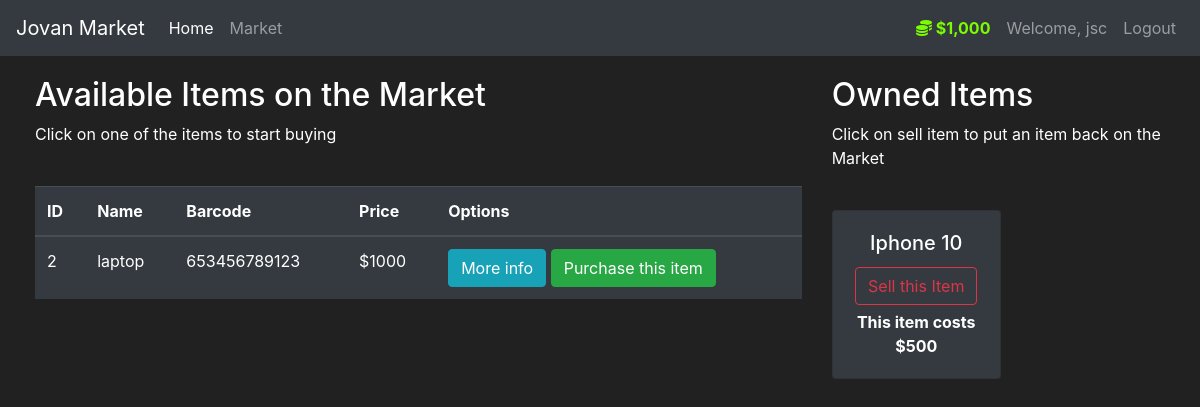
/market (signed in), run on an earlier commit of the app's database.
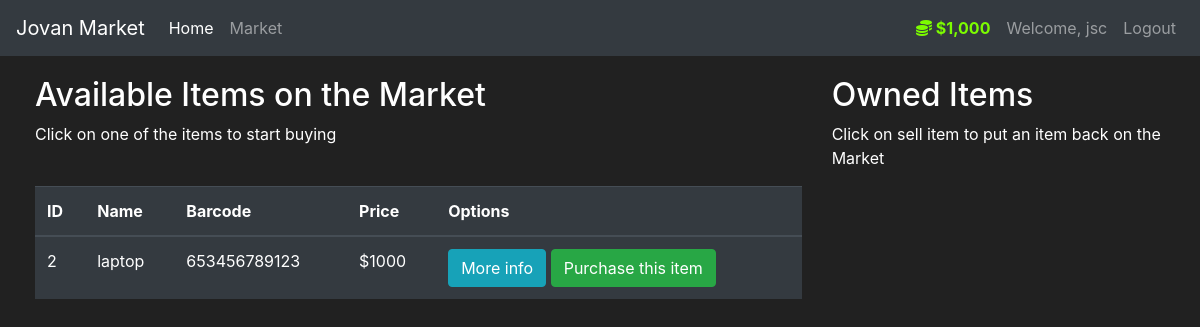
And on a later commit of the database.
### market/models.py (models this page shows, shortened)
class User(db.Model, UserMixin):
    id = db.Column(db.Integer(), primary_key = True)
    username=db.Column(db.String(length=30), nullable=False, unique=True)
    email_address=db.Column(db.String(length=50),nullable=False, unique=True)
    password_hash=db.Column(db.String(length=60),nullable=False)
    budget=db.Column(db.Integer(), nullable=False, default=1000)
    items= db.relationship('Item', backref='owned_user', lazy=True)
    @property
    def prettier_budget(self):
        if len(str(self.budget)) >=4:
            return f'${str(self.budget)[:-3]},{str(self.budget)[-3:]}'
        else:
            return f"${self.budget}"
    @property
    def password(self):
        return self.password

class Item(db.Model):
    id = db.Column(db.Integer(), primary_key = True)
    name = db.Column(db.String(length = 30), nullable=False, unique=True)
    price = db.Column(db.Integer(), nullable=False)
    barcode = db.Column(db.String(length=12), nullable=False, unique=True)
    description = db.Column(db.String(length=1024), nullable=False , unique=True)
    owner = db.Column(db.Integer(), db.ForeignKey('user.id'))

### market/routes.py (the view, shortened to what this page needs)
@app.route("/market", methods = ['GET', 'POST'])
@login_required
def market_page():
    purchase_form = PurchaseItemForm()
    selling_form = SellItemForm()
    if request.method == "GET":
        items = Item.query.filter_by(owner=None)
        owned_items = Item.query.filter_by(owner=current_user.id)
        return render_template("market.html", items = items, purchase_form = purchase_form, owned_items=owned_items, selling_form=selling_form)

### market/models.py (called while the page is built)
@login_manager.user_loader
def load_user(user_id):
    return User.query.get(int(user_id))

### market/templates/market.html (shortened to what this page needs)
{% extends 'base.html' %}
{% block content %}
<div class="row" style="margin-top:20px; margin-left:20px">
    <div class="col-8">
        <h2>Available Items on the Market</h2>
        <p>Click on one of the items to start buying</p>
        <br>
        <table class="table table-hover table-dark">
            <thead>
                <tr>
                    <th scope="col">ID</th>
                    <th scope="col">Name</th>
                    <th scope="col">Barcode</th>
                    <th scope="col">Price</th>
                    <th scope="col">Options</th>
                </tr>
            </thead>
            <tbody>
                {% for item in items %}
                <tr>
                    <td>{{ item.id }}</td>
                    <td>{{ item.name }}</td>
                    <td>{{ item.barcode }}</td>
                    <td>${{ item.price }}</td>
                    <td>
                        <button class="btn btn-outline btn-info" data-toggle="modal" data-target="#Modal-MoreInfo-{{ item.id }}"> More info</button>
                        <button class="btn btn-outline btn-success" data-toggle="modal" data-target="#Modal-PurchaseConfirm-{{ item.id }}"> Purchase this item </button>
                    </td>
                </tr>
                {% endfor %}
            </tbody>
        </table>
    </div>
    <div class="col-4">
        <h2>Owned Items</h2>
        <p>Click on sell item to put an item back on the Market</p>
        <br>
        <div class="row">
            {% for owned_item in owned_items %}
                <div class="col-md-6">
                    <div style="margin-bottom: 5px" class="card text-center bg-dark">
                        <div class="card-body">
                            <h5 class="card-title">{{ owned_item.name }}</h5>
                            <button type="button" class="btn btn-outline-danger" style="margin-bottom: 5px"
                                    data-toggle="modal" data-target="#Modal-SellingConfirm-{{ owned_item.id }}">
                                Sell this Item
                            </button>
                            <p class="card-text"><strong>
                                This item costs ${{ owned_item.price }}
                            </strong></p>
                        </div>
                    </div>
                </div>
            {% endfor %}
        </div>
    </div>
</div>
{% endblock %}

### market/templates/base.html (shortened to what this page needs)
<!doctype html>
<html lang="en">
   <head>
      <link rel="stylesheet" href="https://cdn.jsdelivr.net/npm/bootstrap@4.5.3/dist/css/bootstrap.min.css">
   </head>
   <body>
      <nav class="navbar navbar-expand-md navbar-dark bg-dark">
        <a class="navbar-brand" href="#">Jovan Market</a>
        <div class="collapse navbar-collapse" id="navbarNav">
            <ul class="navbar-nav mr-auto">
                <li class="nav-item active">
                    <a class="nav-link" href="{{ url_for('home_page') }}">Home <span class="sr-only">(current)</span></a>
                </li>
                <li class="nav-item">
                    <a class="nav-link" href="{{ url_for('market_page') }}">Market</a>
                </li>
            </ul>
                {% if current_user.is_authenticated %}
                    <ul class="navbar-nav">
                        <li class="nav-item">
                            <a class="nav-link" style="color: lawngreen; font-weight: bold;">
                                <i class="fas fa-coins"></i>
                                {{ current_user.prettier_budget }}
                            </a>
                        </li>
                        <li class="nav-item">
                            <a class="nav-link">Welcome, {{ current_user.username }}</a>
                        </li>
                        <li class="nav-item">
                            <a class="nav-link" href="{{ url_for('logout_page') }}">Logout</a>
                        </li>
                    </ul>
                {% endif %}
        </div>
      </nav>
      {% block content %}
      {% endblock %}
   </body>
</html>

### market/templates/base.html (style rules this page uses)
body { background-color: #212121; color: white }

What changed in the data, as far as the page shows it:
no longer on this page (row edited): Item: name "Iphone 10", price "500", shown under "Owned Items"
